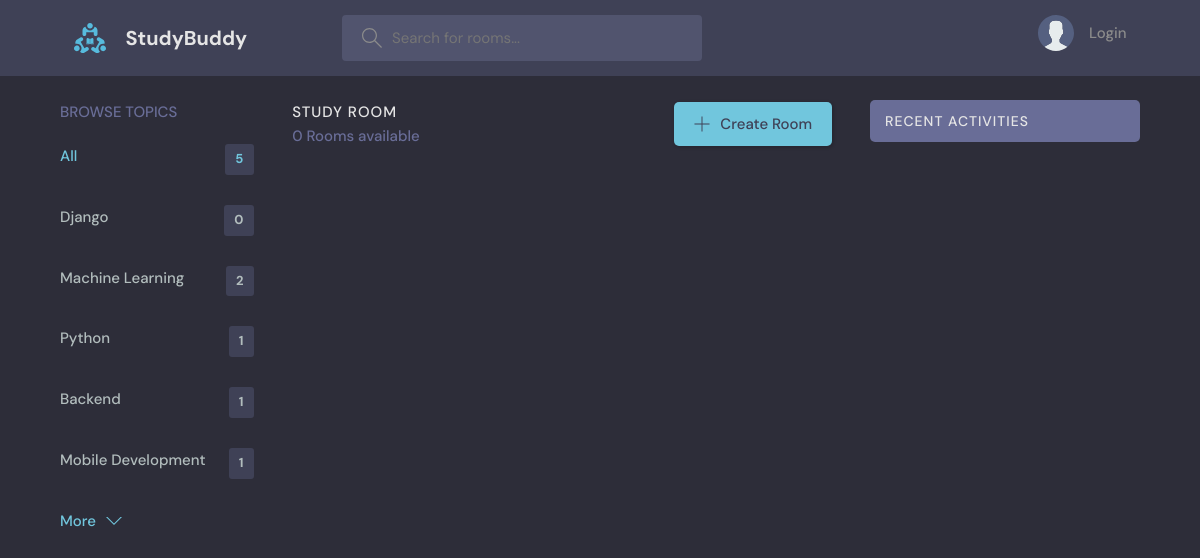
Before: /?q=kooopp with the older database file.
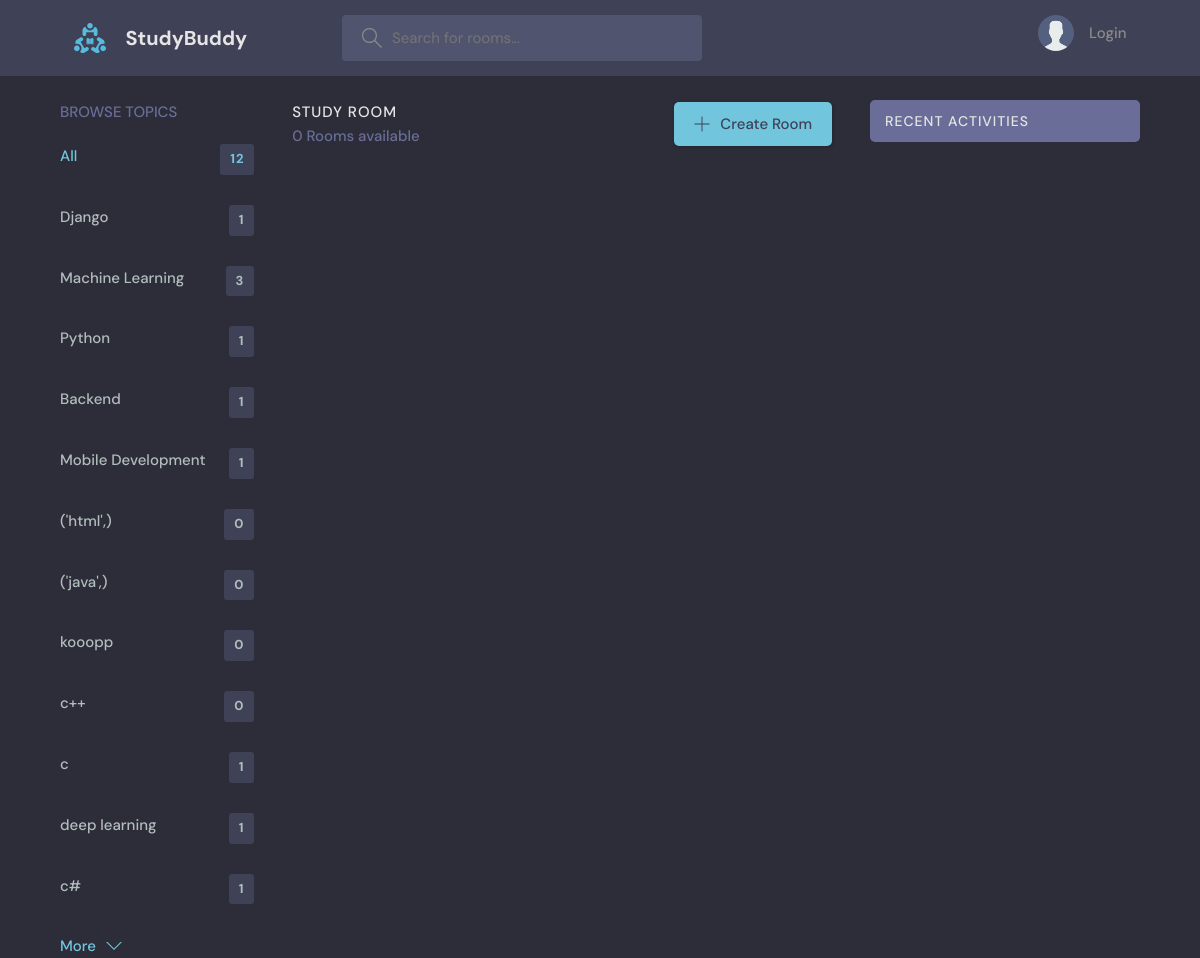
After: the same page with the newer database file.
### base/models.py (models this page shows, shortened)
class Topic(models.Model):
    name = models.CharField(max_length=200)

### base/views.py (the view)
# urls.py: path('', views.home, name='home'),
def home(request):
    q = request.GET.get('q') if request.GET.get('q') != None else ''
    rooms = Room.objects.filter(
        Q(topic__name__icontains=q) |
        Q(name__icontains=q) |
        Q(description__icontains=q)
        )
    conversations =  Message.objects.filter(Q(room__topic__name__icontains=q))
    room_count = rooms.count()
    topics = Topic.objects.all()
    context =  {'rooms': rooms, 'topics': topics, 'room_count':room_count, 'conversations': conversations}
    return render(request, 'base/home.html', context)

### base/templates/base/home.html (shortened to what this page needs)
    {% extends 'main.html' %}
    {% block content %}
    <main class="layout layout--3">
      <div class="container">
        {% include 'base/topics_component.html' %}
        <div class="roomList">
          <div class="roomList__header">
            <div>
              <h2>Study Room</h2>
              <p>{{room_count}} Rooms available</p>
            </div>
            <a class="btn btn--main" href="{% url 'create-room' %}">
              <svg version="1.1" xmlns="http://www.w3.org/2000/svg" width="32" height="32" viewBox="0 0 32 32">
                <title>add</title>
                <path
                  d="M16.943 0.943h-1.885v14.115h-14.115v1.885h14.115v14.115h1.885v-14.115h14.115v-1.885h-14.115v-14.115z"
                ></path>
              </svg>
              Create Room
            </a>
          </div>
        </div>
        <div class="activities">
          <div class="activities__header">
            <h2>Recent Activities</h2>
          </div>
        </div>
      </div>
    </main>
{% endblock content %}

### base/templates/base/topics_component.html
<div class="topics">
          <div class="topics__header">
            <h2>Browse Topics</h2>
          </div>
          <ul class="topics__list">
            <li>
              <a href="{% url 'home' %}" class="active">All <span>{{topics.count}}</span></a>
            </li>
            {% for topic in topics %}
            <li>
              <a href="{% url 'home' %}?q={{topic.name}}">{{topic.name}} <span>{{topic.room_set.all.count}}</span></a>
            </li>
            {% endfor %}
          </ul>
          <a class="btn btn--link" href="topics.html">
            More
            <svg version="1.1" xmlns="http://www.w3.org/2000/svg" width="32" height="32" viewBox="0 0 32 32">
              <title>chevron-down</title>
              <path d="M16 21l-13-13h-3l16 16 16-16h-3l-13 13z"></path>
            </svg>
          </a>
        </div>

Changed rows visible on the page:
computed for Topic "Django": room_set.all.count "0" → "1"
computed for Topic "Machine Learning": room_set.all.count "2" → "3"
added Topic: name "('html',)", room_set.all.count "0"
added Topic: name "('java',)", room_set.all.count "0"
added Topic: name "kooopp", room_set.all.count "0"
added Topic: name "c++", room_set.all.count "0"
added Topic: name "c", room_set.all.count "1"
added Topic: name "deep learning", room_set.all.count "1"
added Topic: name "c#", room_set.all.count "1"
Other visible differences:
{{ topics.count }}: "5" → "12"
